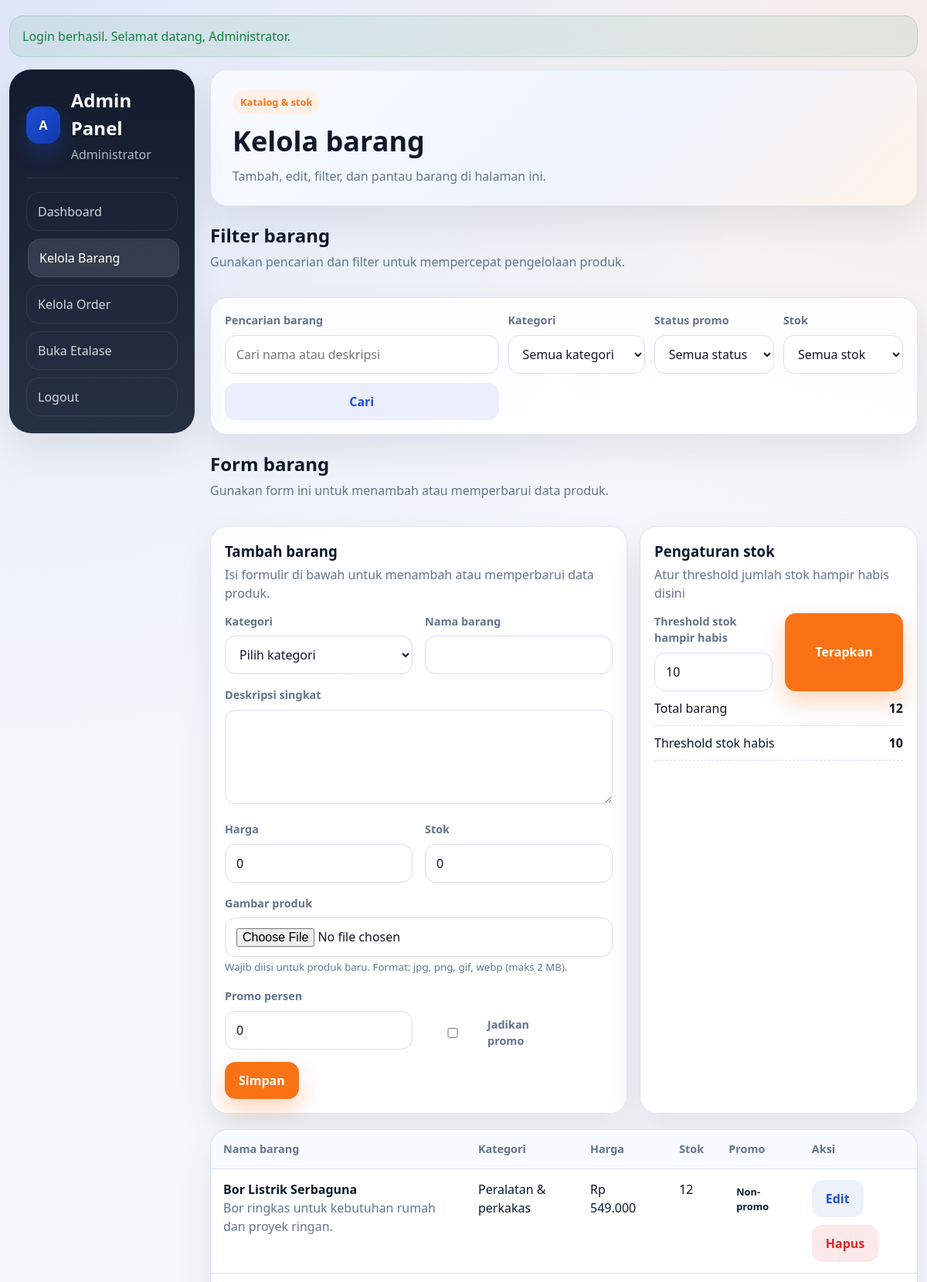
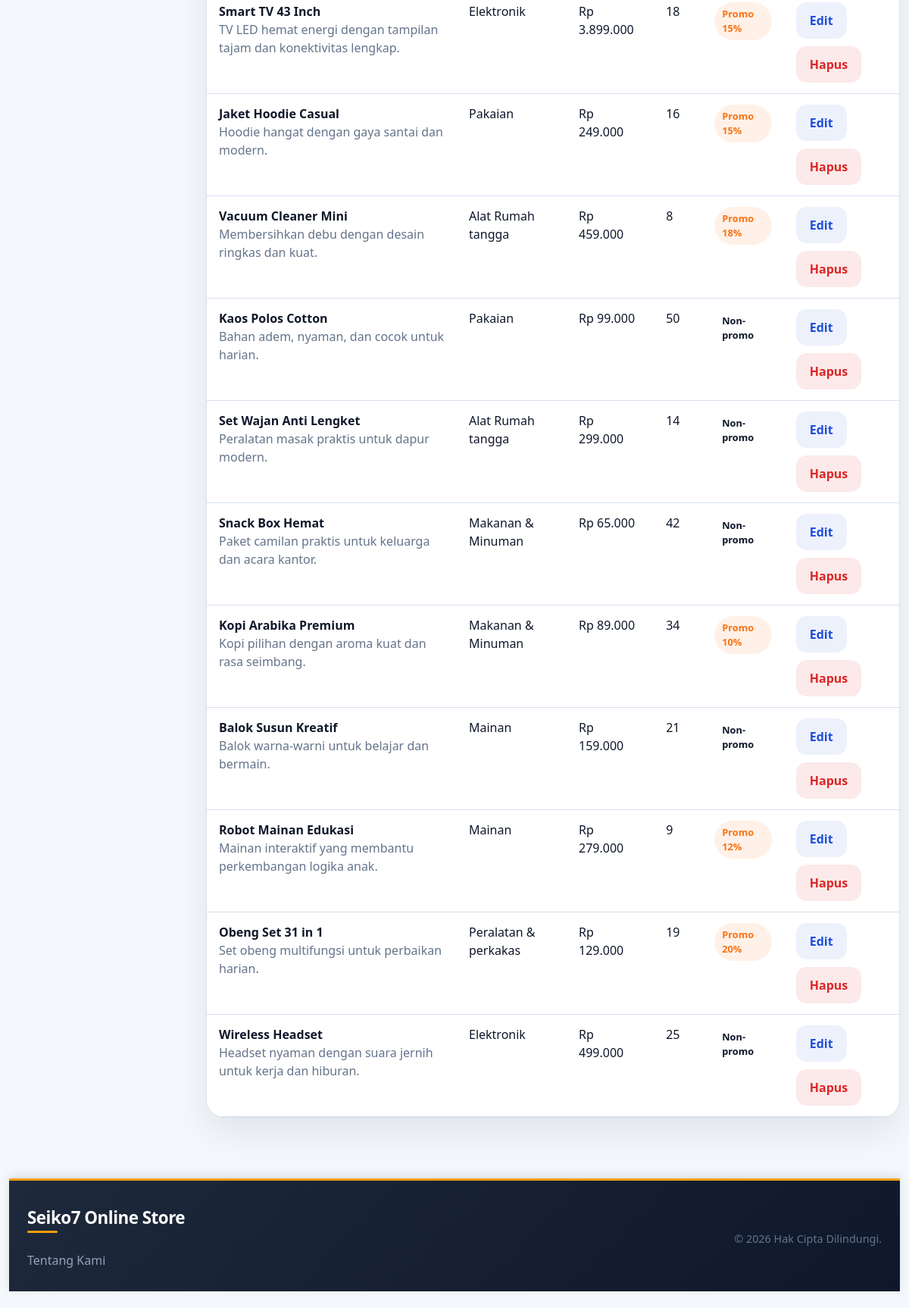
/admin/products.php (signed in), run on the app's committed database (2 pictures, top to bottom).
### tables this page shows
CREATE TABLE settings (
    setting_key VARCHAR(100) PRIMARY KEY,
    setting_value VARCHAR(255) NOT NULL
);

CREATE TABLE products (
    id INT AUTO_INCREMENT PRIMARY KEY,
    category_id INT NOT NULL,
    name VARCHAR(150) NOT NULL,
    slug VARCHAR(180) NOT NULL UNIQUE,
    description VARCHAR(255) NOT NULL,
    price DECIMAL(14,2) NOT NULL DEFAULT 0,
    stock INT NOT NULL DEFAULT 0,
    image VARCHAR(255) NOT NULL,
    is_promo TINYINT(1) NOT NULL DEFAULT 0,
    promo_percent TINYINT UNSIGNED NOT NULL DEFAULT 0,
    created_at TIMESTAMP DEFAULT CURRENT_TIMESTAMP,
    updated_at TIMESTAMP DEFAULT CURRENT_TIMESTAMP ON UPDATE CURRENT_TIMESTAMP,
    CONSTRAINT fk_products_category FOREIGN KEY (category_id) REFERENCES categories(id) ON DELETE RESTRICT ON UPDATE CASCADE
);

CREATE TABLE categories (
    id INT AUTO_INCREMENT PRIMARY KEY,
    name VARCHAR(100) NOT NULL UNIQUE,
    slug VARCHAR(120) NOT NULL UNIQUE
);

### app/functions.php (called while the page is built, shortened)
<?php
require_once __DIR__ . '/db.php';
function app_base_path(): string
{
    $script = str_replace('\\', '/', $_SERVER['SCRIPT_NAME'] ?? '');
    $base = rtrim(dirname($script), '/');
    foreach (['/admin', '/login'] as $suffix) {
        if (str_ends_with($base, $suffix)) {
            $base = substr($base, 0, -strlen($suffix));
            break;
        }
    }
    return $base === '/' ? '' : $base;
}
function url(string $path = ''): string
{
    $base = app_base_path();
    $path = ltrim($path, '/');
    return $base . '/' . $path;
}
function e(?string $value): string
{
    return htmlspecialchars((string) $value, ENT_QUOTES, 'UTF-8');
}
function flash(string $key, ?string $message = null): ?string
{
    if (!empty($_SESSION['flash'][$key])) {
        $message = $_SESSION['flash'][$key];
        return $message;
    }
    return null;
}
function format_currency(float|int|string $value): string
{
    return 'Rp ' . number_format((float) $value, 0, ',', '.');
}
function get_setting(string $key, mixed $default = null): mixed
{
    $stmt = db()->prepare('SELECT setting_value FROM settings WHERE setting_key = ?');
    $stmt->execute([$key]);
    $row = $stmt->fetch();
    return $row ? $row['setting_value'] : $default;
}
function low_stock_threshold(): int
{
    return (int) get_setting('low_stock_threshold', (string) APP_DEFAULT_LOW_STOCK_THRESHOLD);
}

### app/db.php (called while the page is built, shortened)
<?php
function db(): PDO
{
    static $pdo = null;
    if ($pdo instanceof PDO) {
        return $pdo;
    }
    $dsn = sprintf(
        'mysql:host=%s;dbname=%s;charset=%s',
        DB_HOST,
        DB_NAME,
        DB_CHARSET
    );
    $pdo = new PDO($dsn, DB_USER, DB_PASS, [
        PDO::ATTR_ERRMODE => PDO::ERRMODE_EXCEPTION,
        PDO::ATTR_DEFAULT_FETCH_MODE => PDO::FETCH_ASSOC,
        PDO::ATTR_EMULATE_PREPARES => false,
    ]);
    return $pdo;
}

### admin/products.php (the view, shortened to what this page needs)
<?php
$search = trim($_GET['q'] ?? '');
$product = null;
$where = [];
$params = [];
$sql = "
    SELECT p.*, c.name AS category_name
    FROM products p
    JOIN categories c ON c.id = p.category_id
    " . ($where ? 'WHERE ' . implode(' AND ', $where) : '') . "
    ORDER BY p.updated_at DESC
";
$stmt = db()->prepare($sql);
$stmt->execute($params);
$products = $stmt->fetchAll();
require __DIR__ . '/../partials/header.php';
?>
<?php if ($message = flash('success')): ?>
    <div class="notice success"><?= e($message) ?></div>
<?php endif; ?>
<div class="admin-layout">
    <?php require __DIR__ . '/../partials/admin_sidebar.php'; ?>
    <section class="admin-main">
        <div class="admin-page-head card">
            <div>
                <span class="tag tag-accent">Katalog & stok</span>
                <h1>Kelola barang</h1>
                <p>Tambah, edit, filter, dan pantau barang di halaman ini.</p>
            </div>
        </div>
        <div class="section-head">
            <div>
                <h2>Filter barang</h2>
                <p>Gunakan pencarian dan filter untuk mempercepat pengelolaan produk.</p>
            </div>
        </div>
        <div class="card panel">
            <form method="get" class="filter-grid">
                <div class="field">
                    <label for="q">Pencarian barang</label>
                    <input id="q" name="q" value="<?= e($search) ?>" placeholder="Cari nama atau deskripsi">
                </div>
                <div class="field">
                    <label for="category">Kategori</label>
                    <select id="category" name="category">
                        <option value="0">Semua kategori</option>
                    </select>
                </div>
                <div class="field">
                    <label for="promo">Status promo</label>
                    <select id="promo" name="promo">
                        <option value="">Semua status</option>
                    </select>
                </div>
                <div class="field">
                    <label for="stock">Stok</label>
                    <select id="stock" name="stock">
                        <option value="">Semua stok</option>
                    </select>
                </div>
                <div class="field" style="display:flex;align-items:end;">
                    <button class="btn btn-soft" type="submit" style="width:100%">Cari</button>
                </div>
            </form>
        </div>
        <div class="section-head">
            <div>
                <h2>Form barang</h2>
                <p>Gunakan form ini untuk menambah atau memperbarui data produk.</p>
            </div>
        </div>
        <div class="dashboard-grid" id="form-barang">
            <div class="card panel">
                <div class="section-head">
                    <div>
                        <h3><?= $product ? 'Edit barang' : 'Tambah barang' ?></h3>
                        <p>Isi formulir di bawah untuk menambah atau memperbarui data produk.</p>
                    </div>
                </div>
                <form method="post" enctype="multipart/form-data" class="mini-grid">
                    <div class="field">
                        <label for="category_id">Kategori</label>
                        <select id="category_id" name="category_id" required>
                            <option value="">Pilih kategori</option>
                        </select>
                    </div>
                    <div class="field">
                        <label for="name">Nama barang</label>
                        <input id="name" name="name" value="<?= e($product['name'] ?? '') ?>" required>
                    </div>
                    <div class="field" style="grid-column:1/-1">
                        <label for="description">Deskripsi singkat</label>
                        <textarea id="description" name="description" rows="4" required><?= e($product['description'] ?? '') ?></textarea>
                    </div>
                    <div class="field">
                        <label for="price">Harga</label>
                        <input id="price" type="number" name="price" min="0" step="1" value="<?= e((string) ($product['price'] ?? '0')) ?>" required>
                    </div>
                    <div class="field">
                        <label for="stock">Stok</label>
                        <input id="stock" type="number" name="stock" min="0" value="<?= e((string) ($product['stock'] ?? '0')) ?>" required>
                    </div>
                    <div class="field" style="grid-column:1/-1">
                        <label for="image">Gambar produk</label>
                        <input id="image" type="file" name="image" accept="image/*">
                        <?php if (!$product): ?>
                            <small class="muted">Wajib diisi untuk produk baru. Format: jpg, png, gif, webp (maks 2 MB).</small>
                        <?php else: ?>
                            <small class="muted">Kosongkan jika tidak ingin mengubah gambar. Format: jpg, png, gif, webp (maks 2 MB).</small>
                        <?php endif; ?>
                    </div>
                    <div class="field">
                        <label for="promo_percent">Promo persen</label>
                        <input id="promo_percent" type="number" name="promo_percent" min="0" max="90" value="<?= e((string) ($product['promo_percent'] ?? 0)) ?>">
                    </div>
                    <div class="field" style="display:flex;align-items:end;gap:10px;flex-wrap:wrap">
                        <label style="display:flex;align-items:center;gap:10px;margin:0;">
                            <input type="checkbox" name="is_promo" value="1" <?= !empty($product['is_promo']) ? 'checked' : '' ?>>
                            Jadikan promo
                        </label>
                    </div>
                    <div class="field" style="grid-column:1/-1;display:flex;gap:10px;flex-wrap:wrap">
                        <button class="btn btn-primary" type="submit" name="save_product" value="1">Simpan</button>
                    </div>
                </form>
            </div>
            <div class="card panel">
                <div class="section-head">
                    <div>
                        <h3>Pengaturan stok</h3>
                        <p>Atur threshold jumlah stok hampir habis disini</p>
                    </div>
                </div>
                <form method="post" class="mini-grid">
                    <div class="field">
                        <label for="threshold">Threshold stok hampir habis</label>
                        <input id="threshold" type="number" name="threshold" min="1" value="<?= low_stock_threshold() ?>">
                    </div>
                    <button class="btn btn-primary" type="submit" name="save_threshold" value="1">Terapkan</button>
                </form>
                <div class="summary-line">
                    <span>Total barang</span>
                    <strong><?= count($products) ?></strong>
                </div>
                <div class="summary-line">
                    <span>Threshold stok habis</span>
                    <strong><?= low_stock_threshold() ?></strong>
                </div>
            </div>
        </div>
        <div class="card table-card">
            <div class="table-wrap">
                <table>
                    <thead>
                        <tr>
                            <th>Nama barang</th>
                            <th>Kategori</th>
                            <th>Harga</th>
                            <th>Stok</th>
                            <th>Promo</th>
                            <th>Aksi</th>
                        </tr>
                    </thead>
                    <tbody>
                        <?php foreach ($products as $row): ?>
                            <tr>
                                <td>
                                    <strong><?= e($row['name']) ?></strong><br>
                                    <span class="muted"><?= e($row['description']) ?></span>
                                </td>
                                <td><?= e($row['category_name']) ?></td>
                                <td><?= format_currency($row['price']) ?></td>
                                <td><?= (int) $row['stock'] ?></td>
                                <td>
                                    <?php if ((int) $row['is_promo'] === 1): ?>
                                        <span class="tag tag-accent">Promo <?= (int) $row['promo_percent'] ?>%</span>
                                    <?php else: ?>
                                        <span class="tag">Non-promo</span>
                                    <?php endif; ?>
                                </td>
                                <td>
                                    <div class="row-actions">
                                        <a class="btn btn-soft" href="<?= url('admin/products.php?edit=' . (int) $row['id']) ?>">Edit</a>
                                        <form method="post" onsubmit="return confirm('Hapus barang ini?');">
                                            <button class="btn btn-danger" type="submit" name="delete_product" value="1">Hapus</button>
                                        </form>
                                    </div>
                                </td>
                            </tr>
                        <?php endforeach; ?>
                    </tbody>
                </table>
            </div>
        </div>
    </section>
</div>
<?php require __DIR__ . '/../partials/footer.php'; ?>

### assets/css/style.css (style rules this page uses)
:root { --bg: #f4f7fb; --surface: #ffffff; --surface-soft: #eef3fb; --text: #0f172a; --muted: #64748b; --primary: #1d4ed8; --primary-dark: #123aa8; --accent: #f97316; --accent-soft: #fff1e7; --border: #d8e1ef; --success: #15803d; --danger: #dc2626; --shadow: 0 20px 45px rgba(15, 23, 42, 0.08); --radius: 22px; --radius-sm: 14px; }
* { box-sizing: border-box; }
html, body { margin: 0; padding: 0; }
body { background: radial-gradient(circle at top left, rgba(29,78,216,.10), transparent 28%), radial-gradient(circle at top right, rgba(249,115,22,.08), transparent 22%), var(--bg); color: var(--text); font-family: "Poppins", "Segoe UI", sans-serif; line-height: 1.5; }
a { color: inherit; text-decoration: none; }
button, input, select, textarea { font: inherit; }
.btn { border: none; border-radius: 14px; padding: 12px 18px; font-weight: 700; cursor: pointer; display: inline-flex; gap: 8px; align-items: center; justify-content: center; }
.btn-primary { background: var(--accent); color: #fff; box-shadow: 0 14px 28px rgba(249,115,22,.28); }
.btn-soft { background: rgba(29,78,216,.08); color: var(--primary); }
.btn-danger { background: rgba(220,38,38,.1); color: var(--danger); }
.section-head { display: flex; justify-content: space-between; align-items: end; gap: 14px; flex-wrap: wrap; margin-bottom: 14px; }
.section-head h2, .section-head h3 { margin: 0; }
.section-head p { margin: 4px 0 0; color: var(--muted); }
.card { background: rgba(255,255,255,.84); border: 1px solid rgba(216,225,239,.8); box-shadow: var(--shadow); border-radius: var(--radius); }
.filters, .panel { padding: 18px; }
.filter-grid { display: grid; grid-template-columns: 1.6fr .8fr .7fr .7fr; gap: 12px; }
.field label { display: block; font-size: .9rem; font-weight: 700; margin: 0 0 8px; color: var(--muted); }
.field input, .field select, .field textarea { width: 100%; border-radius: 14px; border: 1px solid var(--border); padding: 12px 14px; background: #fff; color: var(--text); outline: none; }
.promo-grid, .product-grid, .stats-grid, .mini-grid, .dashboard-grid { display: grid; gap: 16px; }
.mini-grid { grid-template-columns: repeat(2, minmax(0, 1fr)); }
.dashboard-grid { grid-template-columns: 1.35fr .9fr; }
.product-card, .promo-card, .stat-card, .mini-card, .table-card { background: var(--surface); border-radius: 24px; border: 1px solid var(--border); box-shadow: var(--shadow); }
.tag { display: inline-flex; align-items: center; padding: 6px 10px; border-radius: 999px; font-size: .8rem; font-weight: 700; }
.tag-accent { background: var(--accent-soft); color: var(--accent); }
.muted { color: var(--muted); }
.product-actions, .row-actions { display: flex; gap: 10px; flex-wrap: wrap; }
.table-card { overflow: hidden; }
.table-wrap { overflow-x: auto; }
table { width: 100%; border-collapse: collapse; }
th, td { padding: 14px 16px; text-align: left; border-bottom: 1px solid var(--border); vertical-align: top; }
th { background: #f8fbff; color: var(--muted); font-size: .9rem; }
.notice { padding: 14px 16px; border-radius: 18px; margin-bottom: 16px; border: 1px solid transparent; }
.notice.success { background: rgba(21,128,61,.08); color: var(--success); border-color: rgba(21,128,61,.16); }
.summary-line { display: flex; justify-content: space-between; gap: 14px; padding: 10px 0; border-bottom: 1px dashed var(--border); }
.admin-layout { display: grid; grid-template-columns: 240px 1fr; gap: 20px; }
.admin-main { display: grid; gap: 20px; }
.admin-page-head { padding: 26px 28px; background: linear-gradient(135deg, #f8fbff 0%, #eef4ff 56%, #fff4ea 100%); }
.admin-page-head h1 { margin: 8px 0 6px; font-size: clamp(1.8rem, 3vw, 2.4rem); }
.admin-page-head p { margin: 0; color: var(--muted); max-width: 64ch; }

### data on the page
settings: threshold "10", setting_value "10"
products: name "Bor Listrik Serbaguna", description "Bor ringkas untuk kebutuhan rumah dan proyek ringan.", category.name "Peralatan & perkakas", price "Rp 549.000", stock "12", is_promo "Non-promo"
products: name "Smart TV 43 Inch", description "TV LED hemat energi dengan tampilan tajam dan konektivitas lengkap.", category.name "Elektronik", price "Rp 3.899.000", stock "18", promo_percent "15"
products: name "Jaket Hoodie Casual", description "Hoodie hangat dengan gaya santai dan modern.", category.name "Pakaian", price "Rp 249.000", stock "16", promo_percent "15"
products: name "Vacuum Cleaner Mini", description "Membersihkan debu dengan desain ringkas dan kuat.", category.name "Alat Rumah tangga", price "Rp 459.000", stock "8", promo_percent "18"
products: name "Kaos Polos Cotton", description "Bahan adem, nyaman, dan cocok untuk harian.", category.name "Pakaian", price "Rp 99.000", stock "50", is_promo "Non-promo"
products: name "Set Wajan Anti Lengket", description "Peralatan masak praktis untuk dapur modern.", category.name "Alat Rumah tangga", price "Rp 299.000", stock "14", is_promo "Non-promo"
products: name "Snack Box Hemat", description "Paket camilan praktis untuk keluarga dan acara kantor.", category.name "Makanan & Minuman", price "Rp 65.000", stock "42", is_promo "Non-promo"
products: name "Kopi Arabika Premium", description "Kopi pilihan dengan aroma kuat dan rasa seimbang.", category.name "Makanan & Minuman", price "Rp 89.000", stock "34", promo_percent "10"
products: name "Balok Susun Kreatif", description "Balok warna-warni untuk belajar dan bermain.", category.name "Mainan", price "Rp 159.000", stock "21", is_promo "Non-promo"
products: name "Robot Mainan Edukasi", description "Mainan interaktif yang membantu perkembangan logika anak.", category.name "Mainan", price "Rp 279.000", stock "9", promo_percent "12"
products: name "Obeng Set 31 in 1", description "Set obeng multifungsi untuk perbaikan harian.", category.name "Peralatan & perkakas", price "Rp 129.000", stock "19", promo_percent "20"
products: name "Wireless Headset", description "Headset nyaman dengan suara jernih untuk kerja dan hiburan.", category.name "Elektronik", price "Rp 499.000", stock "25", is_promo "Non-promo"

### other printed values
$message "Login berhasil. Selamat datang, Administrator."
$_SESSION['admin_name'] "Administrator"
count($products) "12"
APP_NAME "Seiko7 Online Store"
